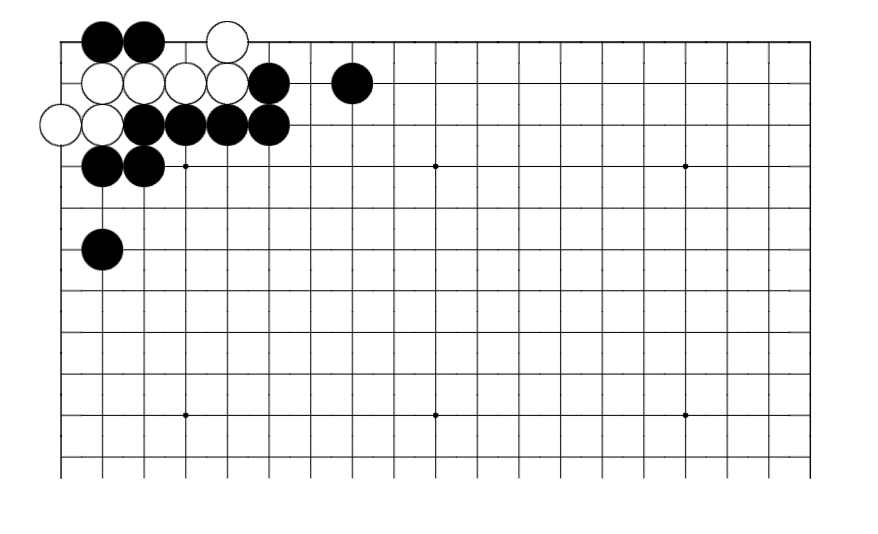
#> input picture data/images/d_3.png, 878 x 534 px
$ jupyter execute recognition_demonstration.ipynb
#> lines starting #> are read from the running program, lines starting #| are printed output that depends on the picture; after the words box and inside, x2 and y2 are one past the last pixel; in counts of white or black regions, pixels touching at a corner belong together
[cell 1]
import cv2
import numpy as np
import matplotlib.pyplot as plt
import glob
plt.rcParams["figure.figsize"] = (10,10)

[cell 2]
path = "data/images/d_3.png"

[cell 3]
def to_RGB(image):
    return cv2.cvtColor(image, cv2.COLOR_BGR2RGB)

[cell 4]
def get_edges(img_gray):
    CANNY_THRESHOLD1 = 100
    CANNY_THRESHOLD2 = 200
    return cv2.Canny(img_gray, CANNY_THRESHOLD1, CANNY_THRESHOLD2)

[cell 5]
img_gray = cv2.imread(path, cv2.IMREAD_GRAYSCALE)
#> img_gray is the input picture: shape (534, 878); min 0, max 255, mean 237.2
edges = get_edges(img_gray)
#> in get_edges, `return cv2.Canny(img_gray, CANNY_THRESHOLD1, CANNY_THRESHOLD2)`:
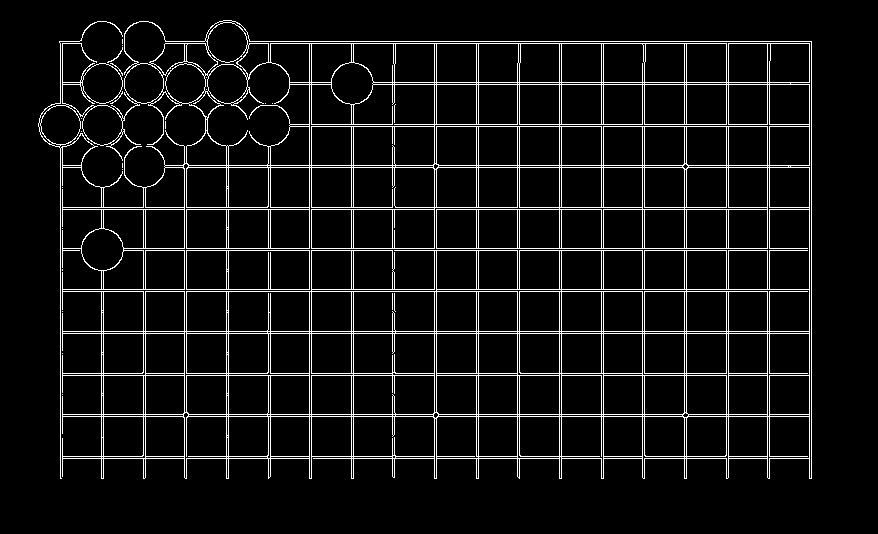
#> returned value: shape (534, 878); 6.9% white in thin lines or dots, all inside (x1, y1, x2, y2) = (38, 20, 812, 479)
plt.imshow(to_RGB(edges))
plt.show()

[cell 6]
def all_lines(img_gray):
    CANNY_THRESHOLD1 = 100
    CANNY_THRESHOLD2 = 200
    HOUGH_RHO = 1
    HOUGH_THETA = np.pi/180
    HOUGH_THRESHOLD = 100
    edges = cv2.Canny(img_gray, CANNY_THRESHOLD1, CANNY_THRESHOLD2)
    size = min(img_gray.shape[0:2])
    lines = cv2.HoughLinesP(edges, rho=HOUGH_RHO, theta=HOUGH_THETA, threshold=HOUGH_THRESHOLD,
                            minLineLength=size/2, maxLineGap=size)
#> lines = 60 rows, first 6: [60, 333, 811, 333], [60, 416, 811, 416], [60, 414, 811, 414], [60, 456, 811, 456], [60, 331, 811, 331], [60, 209, 811, 209]
    return np.reshape(lines, (lines.shape[0], lines.shape[2]))

[cell 7]
img_gray = cv2.imread(path, cv2.IMREAD_GRAYSCALE)
lines = all_lines(img_gray)
img = cv2.imread(path, cv2.IMREAD_COLOR)
for line in lines:
    x1, y1, x2, y2 = line
    cv2.line(img, (x1, y1), (x2, y2), (255, 0, 0), 1)
#> this loop made 60 passes
#> img: shape (534, 878, 3); 6.9% of pixels changed, all inside (x1, y1, x2, y2) = (38, 20, 812, 479)
plt.imshow(to_RGB(img))
plt.axis('off')
plt.show()

[cell 8]
def lines_recognition(img_gray):

    CANNY_THRESHOLD1 = 100
    CANNY_THRESHOLD2 = 200
    HOUGH_RHO = 1
    HOUGH_THETA = np.pi/180
    HOUGH_THRESHOLD = 100
    VERTICAL_TAN_MIN = 50
    HORIZONTAL_TAN_MAX = 0.02

    # Find all lines
    edges = cv2.Canny(img_gray, CANNY_THRESHOLD1, CANNY_THRESHOLD2)
    size = min(img_gray.shape[0:2])
    lines = cv2.HoughLinesP(edges, rho=HOUGH_RHO, theta=HOUGH_THETA, threshold=HOUGH_THRESHOLD,
                            minLineLength=size/2, maxLineGap=size/2)
    lines = np.reshape(lines, (lines.shape[0], lines.shape[2]))
    # Divide the lines into vertical and horizontal
    v_lines = []
    h_lines = []
    for line in lines:
        x1, y1, x2, y2 = line
        if (x1 == x2):
            v_lines.append(line)
        else:
            slope = (y2 - y1)/(x2 - x1)
            if (abs(slope) > VERTICAL_TAN_MIN):
                v_lines.append(line)
            elif (abs(slope) < HORIZONTAL_TAN_MAX):
                h_lines.append(line)
#> this loop made 60 passes
#> after the loop, h_lines = 22 items, first 6: [60, 333, 811, 333], [60, 416, 811, 416], [60, 414, 811, 414], [60, 456, 811, 456], [60, 331, 811, 331], [60, 209, 811, 209]; v_lines = 38 items, first 6: [684, 478, 684, 44], [309, 478, 309, 44], [434, 478, 434, 44], [353, 478, 353, 44], [809, 478, 809, 44], [436, 478, 436, 44]
    v_lines = np.array(v_lines)
#> v_lines = 38 rows, first 6: [684, 478, 684, 44], [309, 478, 309, 44], [434, 478, 434, 44], [353, 478, 353, 44], [809, 478, 809, 44], [436, 478, 436, 44]
    h_lines = np.array(h_lines)
#> h_lines = 22 rows, first 6: [60, 333, 811, 333], [60, 416, 811, 416], [60, 414, 811, 414], [60, 456, 811, 456], [60, 331, 811, 331], [60, 209, 811, 209]
    # Merge close lines
    return merge_lines(v_lines, True), merge_lines(h_lines, False)

[cell 9]
def merge_lines(lines, is_vertical):

    # ???
#> called with lines = array of shape (38, 4), is_vertical = True
    MIN_DIST = 10

    close_groups = []
    grouped = set()
    for i in range(lines.shape[0]):
        if i in grouped:
            continue
        close_groups.append([i])
        grouped.add(i)
        for j in set(range(i + 1, lines.shape[0])) - grouped:
            x1_i, y1_i, x2_i, y2_i = lines[i]
            x1_j, y1_j, x2_j, y2_j = lines[j]
            if is_vertical:
                dist = min(abs(x1_i - x1_j), abs(x2_i - x2_j))
            else:
                dist = min(abs(y1_i - y1_j), abs(y2_i - y2_j))
            if (dist <= MIN_DIST):
                close_groups[-1].append(j)
                grouped.add(j)
#> after the loop, close_groups = [[0, 13], [1, 14], [2, 5], [3, 30], [4, 21], [6, 8], [7, 22], [9, 18], [10, 26], [11, 23], [12, 16], [15, 19], [17, 27], [20, 24], [25, 34], [28, 29], [31, 32], [33, 35], [36, 37]]; grouped = 38 items
    merged_lines = []
    for group in close_groups:
        line_group = lines[group]
        # possible bag
        if is_vertical:
            x = round(np.mean(line_group[:, [0, 2]]))
            merged_line = [x, np.amax(line_group[:, 1]), x, np.amin(line_group[:, 3])]
        else:
            y = round(np.mean(line_group[:, [1, 3]]))
            merged_line = [np.amin(line_group[:, 0]), y, np.max(line_group[:, 2]), y]
        merged_lines.append(merged_line)
#> this loop made 19 passes
#> (group, line_group, x, merged_line) on passes 1 to 5: ([0, 13], [[684, 478, 684, 44], [686, 478, 686, 44]], 685, [685, 478, 685, 44]), ([1, 14], [[309, 478, 309, 44], [311, 478, 311, 44]], 310, [310, 478, 310, 44]), ([2, 5], [[434, 478, 434, 44], [436, 478, 436, 44]], 435, [435, 478, 435, 44]), ([3, 30], [[353, 478, 353, 44], [351, 478, 351, 44]], 352, [352, 478, 352, 44]), ([4, 21], [[809, 478, 809, 44], [811, 478, 811, 42]], 810, [810, 478, 810, 42])
#> after the loop, merged_lines = 19 items, first 6: [685, 478, 685, 44], [310, 478, 310, 44], [435, 478, 435, 44], [352, 478, 352, 44], [810, 478, 810, 42], [518, 478, 518, 63]
    return np.array(merged_lines)

[cell 10]
img_gray = cv2.imread(path, cv2.IMREAD_GRAYSCALE)
v_lines, h_lines = lines_recognition(img_gray)
#> the loop in merge_lines (call 2), `for group in close_groups:` made 11 passes
#> (group, line_group, y, merged_line) on passes 1 to 5: ([0, 4], [[60, 333, 811, 333], [60, 331, 811, 331]], 332, [60, 332, 811, 332]), ([1, 2], [[60, 416, 811, 416], [60, 414, 811, 414]], 415, [60, 415, 811, 415]), ([3, 8], [[60, 456, 811, 456], [60, 458, 811, 458]], 457, [60, 457, 811, 457]), ([5, 9], [[60, 209, 811, 209], [60, 207, 811, 207]], 208, [60, 208, 811, 208]), ([6, 15], [[60, 291, 811, 291], [60, 289, 811, 289]], 290, [60, 290, 811, 290])
#> v_lines = 19 rows, first 6: [685, 478, 685, 44], [310, 478, 310, 44], [435, 478, 435, 44], [352, 478, 352, 44], [810, 478, 810, 42], [518, 478, 518, 63]; h_lines = [[60, 332, 811, 332], [60, 415, 811, 415], [60, 457, 811, 457], [60, 208, 811, 208], [60, 290, 811, 290], [60, 374, 811, 374], [60, 249, 811, 249], [60, 166, 811, 166], [59, 42, 811, 42], [38, 125, 811, 125], [60, 83, 811, 83]]
img = cv2.imread(path, cv2.IMREAD_COLOR)
for line in v_lines:
    x1, y1, x2, y2 = line
    cv2.line(img, (x1, y1), (x2, y2), (255, 0, 0), 1)
#> this loop made 19 passes
#> img: shape (534, 878, 3); 1.77% of pixels changed, all inside (x1, y1, x2, y2) = (61, 20, 811, 479)
for line in h_lines:
    x1, y1, x2, y2 = line
    cv2.line(img, (x1, y1), (x2, y2), (0, 0, 255), 1)
#> this loop made 11 passes
#> img: shape (534, 878, 3); mean B, G, R 239.1, 234.7, 239.2
plt.imshow(to_RGB(img))
plt.axis('off')
plt.show()

[cell 11]
def get_cell_size(v_lines, h_lines):
    return round(np.mean([round(np.ptp(v_lines[:, 0]) / v_lines.shape[0] - 1),
                          round(np.ptp(h_lines[:, 1]) / h_lines.shape[0] - 1)]))

[cell 12]
def find_intersections(v_lines, h_lines):
    return np.array(np.meshgrid(v_lines[:, 0], h_lines[:, 1])).T.reshape(-1, 2)

[cell 13]
intersections = find_intersections(v_lines, h_lines)

[cell 14]
cell_size = get_cell_size(v_lines, h_lines)
cell_size
#> Out = 38

[cell 15]
def find_circles(img_gray, cell_size, intersections):
    METHOD = cv2.HOUGH_GRADIENT
    DP = 2
    PARAM1 = 200
    PARAM2 = 20
    MIN_DIST_COEFF = 0.9
    MAX_R_COEFF = 0.6
    MIN_R_COEFF = 0.4

    return cv2.HoughCircles(img_gray, method=METHOD, dp=DP,
                               minDist=round(cell_size * MIN_DIST_COEFF),
                               param1=PARAM1, param2=PARAM2, minRadius=round(cell_size * MIN_R_COEFF),
                               maxRadius=round(cell_size * MAX_R_COEFF))[0, :]

[cell 16]
img_gray = cv2.imread(path, cv2.IMREAD_GRAYSCALE)
circles = find_circles(img_gray, cell_size, intersections)

img = cv2.imread(path, cv2.IMREAD_COLOR)
for circle in circles:
    cv2.circle(img ,(circle[0],circle[1]), round(circle[2]),(0,0,255),1)
#> this loop made 192 passes
#> circle on passes 1 to 3: [61, 125, 21.8], [185, 83, 19.4], [227, 83, 19.4]
#> img: shape (534, 878, 3); 4.77% of pixels changed, all inside (x1, y1, x2, y2) = (39, 21, 812, 496)

plt.imshow(to_RGB(img))
plt.show()

[cell 17]
def stones_recognition(img_gray, cell_size, intersections):
#> called with cell_size = 38, intersections = array of shape (209, 2)
    METHOD = cv2.HOUGH_GRADIENT
    DP = 2
    PARAM1 = 200
    PARAM2 = 20
    MIN_DIST_COEFF = 0.9
    MAX_R_COEFF = 0.6
    MIN_R_COEFF = 0.4
    MIN_INTERSECTION_DIST_COEFF = 0.2

    circles = cv2.HoughCircles(img_gray, method=METHOD, dp=DP,
                               minDist=round(cell_size * MIN_DIST_COEFF),
                               param1=PARAM1, param2=PARAM2, minRadius=round(cell_size * MIN_R_COEFF),
                               maxRadius=round(cell_size * MAX_R_COEFF))[0, :]
    # Filter circles
    stones = []
    radii = []
    for circle in circles:
        in_intersection = False
        for intersection in intersections:
            if (np.linalg.norm(circle[:2] - intersection) <= MIN_INTERSECTION_DIST_COEFF * cell_size):
                in_intersection = True
                break
        if in_intersection:
            stones.append(intersection)
            radii.append(circle[2])
    return stones, round(np.mean(radii))

[cell 18]
def colorize(img_gray, stones, radius):
#> called with radius = 21
    WHITE_THRESHOLD = 255/2
    white_stones = []
    black_stones = []
    for stone in stones:
        average_color = np.mean(img_gray[stone[1] - radius//2 : stone[1] + radius//2,
                                         stone[0] - radius//2 : stone[0] + radius//2])
        if average_color > WHITE_THRESHOLD:
            white_stones.append(stone)
        else:
            black_stones.append(stone)
#> this loop made 18 passes
#> stone on passes 1 to 8: [61, 125], [185, 83], [227, 83], [144, 83], [102, 83], [102, 166], [227, 42], [144, 166]
    return white_stones, black_stones

[cell 19]
img_gray = cv2.imread(path, cv2.IMREAD_GRAYSCALE)
stones, radius = stones_recognition(img_gray, cell_size, intersections)
white_stones, black_stones = colorize(img_gray, stones, radius)

img = cv2.imread(path, cv2.IMREAD_COLOR)
for stone in white_stones:
    cv2.circle(img ,(stone[0],stone[1]), radius,(0,0,255),2)
#> this loop made 7 passes
#> img: shape (534, 878, 3); 0.57% of pixels changed, all inside (x1, y1, x2, y2) = (39, 20, 250, 148)
for stone in black_stones:
    cv2.circle(img ,(stone[0],stone[1]), radius,(255,0,0),2)
#> this loop made 11 passes
#> stone on passes 1 to 8: [102, 166], [144, 166], [144, 42], [185, 125], [102, 42], [102, 249], [144, 125], [227, 125]
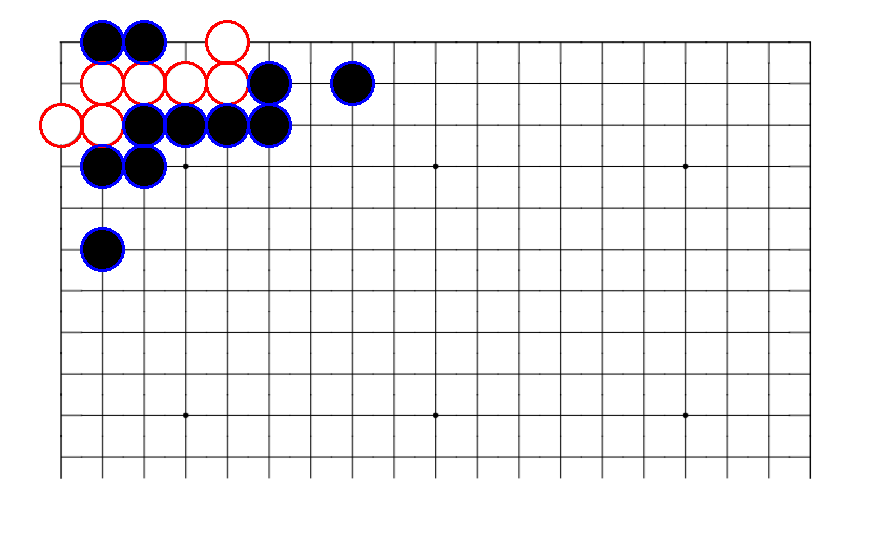
#> img: shape (534, 878, 3); mean B, G, R 237.7, 235.3, 236.6

plt.imshow(to_RGB(img))
plt.axis('off')
plt.show()

[cell 20]
def visualize(img):
    try:
        img_gray = cv2.cvtColor(img, cv2.COLOR_BGR2GRAY)
        v_lines, h_lines = lines_recognition(img_gray)
#> the loop in lines_recognition (call 2), `for line in lines:` made 60 passes
        intersections = find_intersections(v_lines, h_lines)
        cell_size = get_cell_size(v_lines, h_lines)
        stones, radius = stones_recognition(img_gray, cell_size, intersections)
#> the loop in stones_recognition (call 2), `for circle in circles:` made 192 passes
        white_stones, black_stones = colorize(img_gray, stones, radius)
#> the loop in colorize (call 2), `for stone in stones:` made 18 passes
        for intersection in intersections:
            cv2.circle(img, (intersection[0], intersection[1]), 5, (255,0,255), -1)
#> this loop made 209 passes
#> intersection on passes 1 to 3: [685, 332], [685, 415], [685, 457]
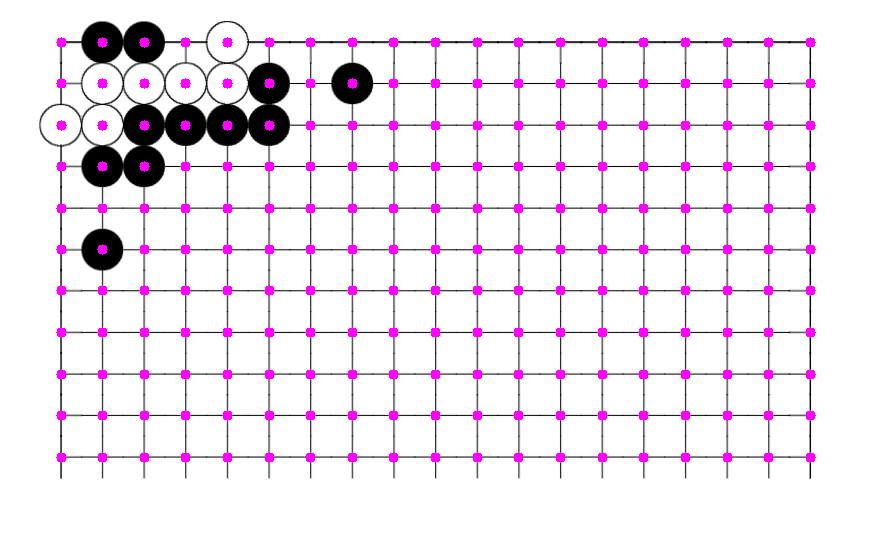
#> img: shape (534, 878, 3); 3.61% of pixels changed, all inside (x1, y1, x2, y2) = (56, 37, 816, 463)
        for stone in white_stones:
            cv2.circle(img ,(stone[0],stone[1]), radius,(0,0,255),3)
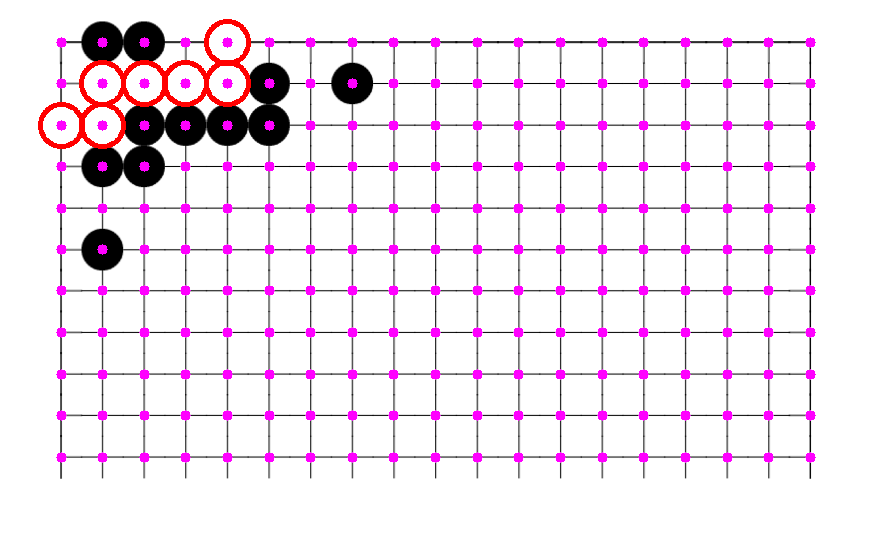
#> img: shape (534, 878, 3); 0.9% of pixels changed, all inside (x1, y1, x2, y2) = (38, 19, 251, 149)
        for stone in black_stones:
            cv2.circle(img ,(stone[0],stone[1]), radius,(255,0,0),3)
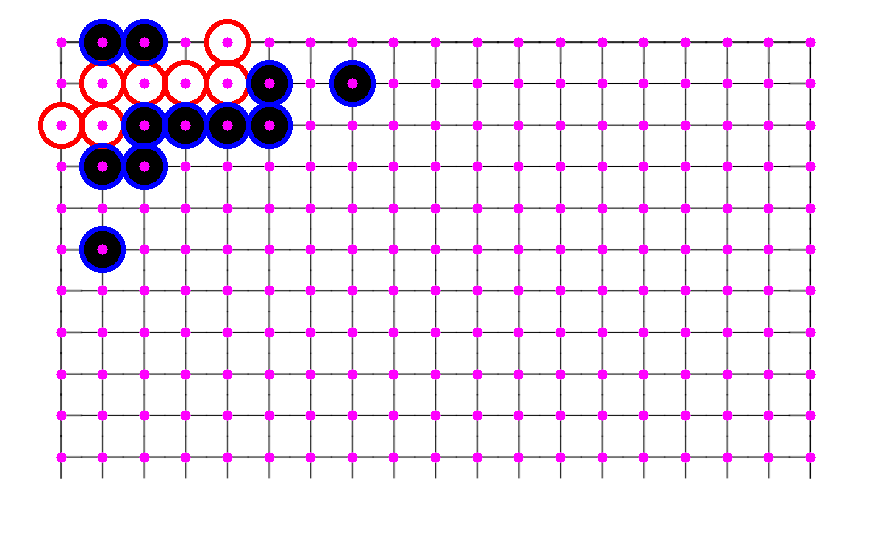
#> img: shape (534, 878, 3); 1.46% of pixels changed, all inside (x1, y1, x2, y2) = (79, 19, 376, 273)
        plt.imshow(to_RGB(img))
        plt.show()
    except:
        pass

[cell 21]
img = cv2.imread(path, cv2.IMREAD_COLOR)
visualize(img)

[cell 22]
img_files = glob.glob('data/images/d_*')
for img_file in img_files:
    print(img_file)
    img = cv2.imread(img_file)
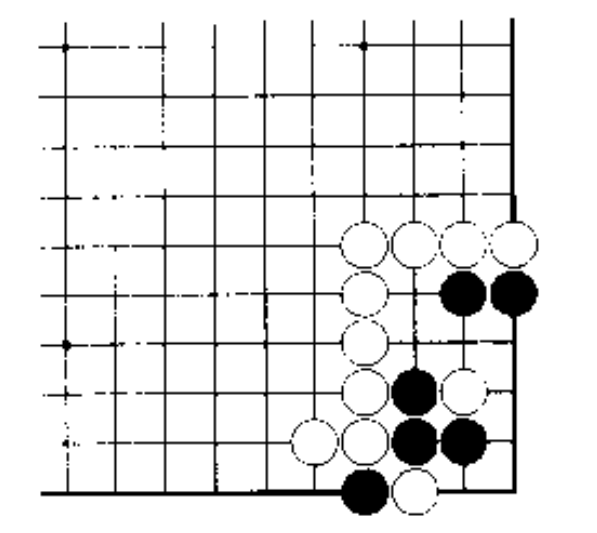
#> input picture data/images/d_1.png, 597 x 533 px
#> img is the input picture: shape (533, 597, 3); min 0, max 255, mean 230.8
    visualize(img)
#> in lines_recognition (call 3), `edges = cv2.Canny(img_gray, CANNY_THRESHOLD1, CANNY_THRESHOLD2)`:
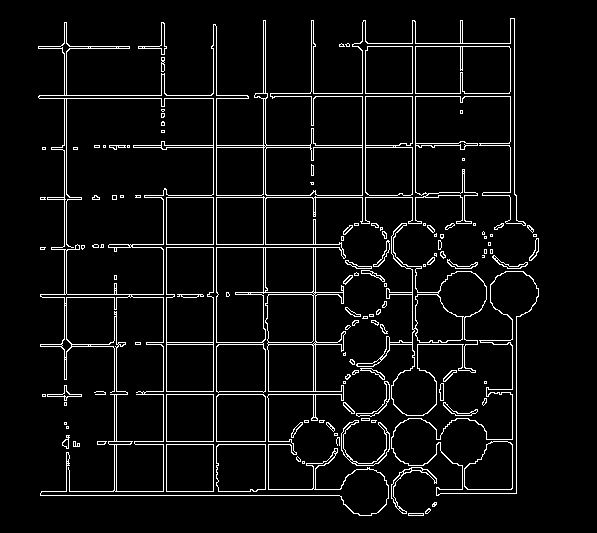
#> edges: shape (533, 597); 5.7% white in thin lines or dots, all inside (x1, y1, x2, y2) = (38, 18, 539, 516)
#> the loop in lines_recognition (call 3), `for line in lines:` made 48 passes
#> line on passes 1 to 8: [213, 495, 213, 24], [216, 495, 216, 26], [265, 495, 265, 20], [66, 495, 66, 22], [64, 495, 64, 22], [40, 344, 516, 344], [62, 145, 514, 145], [313, 495, 313, 20]
#> the loop in visualize (call 2), `for intersection in intersections:` made 100 passes
#> intersection on passes 1 to 8: [214, 343], [214, 146], [214, 196], [214, 492], [214, 392], [214, 294], [214, 96], [214, 246]
#> after the loop in visualize (call 2), `for intersection in intersections:`:
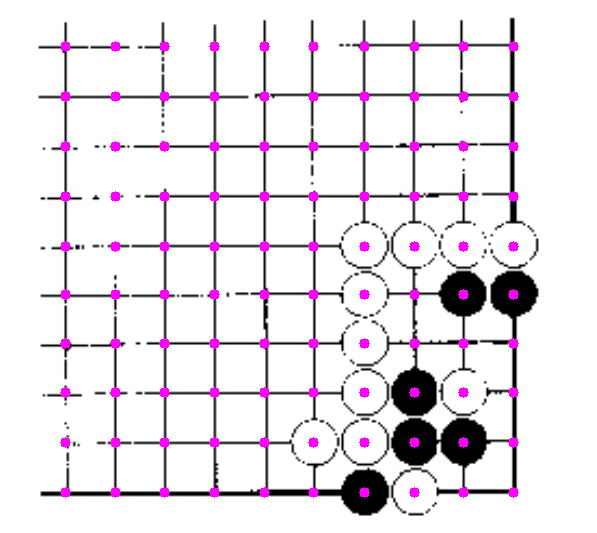
#> img: shape (533, 597, 3); 2.55% of pixels changed, all inside (x1, y1, x2, y2) = (60, 41, 519, 498)
#> the loop in visualize (call 2), `for stone in white_stones:` made 11 passes
#> stone on passes 1 to 8: [364, 442], [364, 246], [364, 392], [414, 246], [513, 246], [364, 294], [414, 492], [364, 343]
#> after the loop in visualize (call 2), `for stone in white_stones:`:
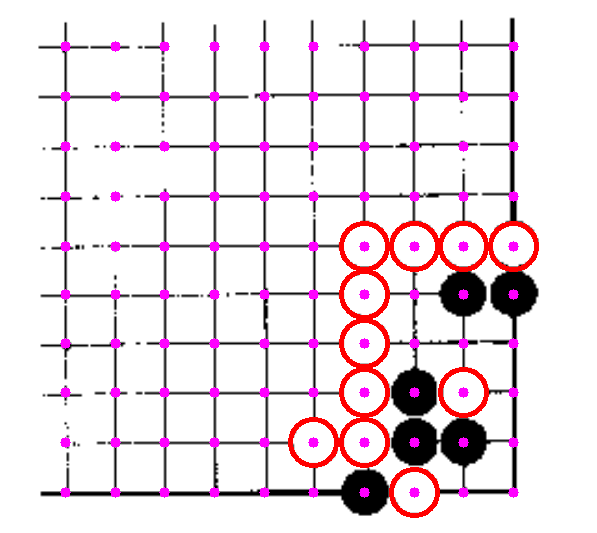
#> img: shape (533, 597, 3); 2.5% of pixels changed, all inside (x1, y1, x2, y2) = (288, 221, 539, 518)
#> the loop in visualize (call 2), `for stone in black_stones:` made 6 passes
#> stone on passes 1 to 6: [463, 294], [414, 392], [463, 442], [364, 492], [513, 294], [414, 442]
#> after the loop in visualize (call 2), `for stone in black_stones:`:
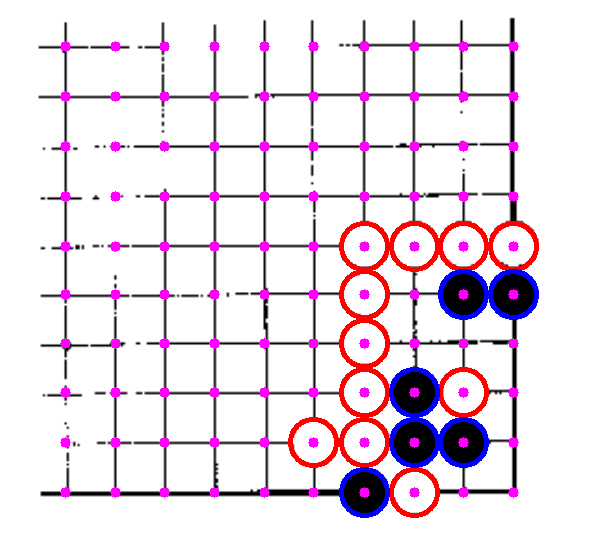
#> img: shape (533, 597, 3); 1.37% of pixels changed, all inside (x1, y1, x2, y2) = (339, 269, 539, 518)
